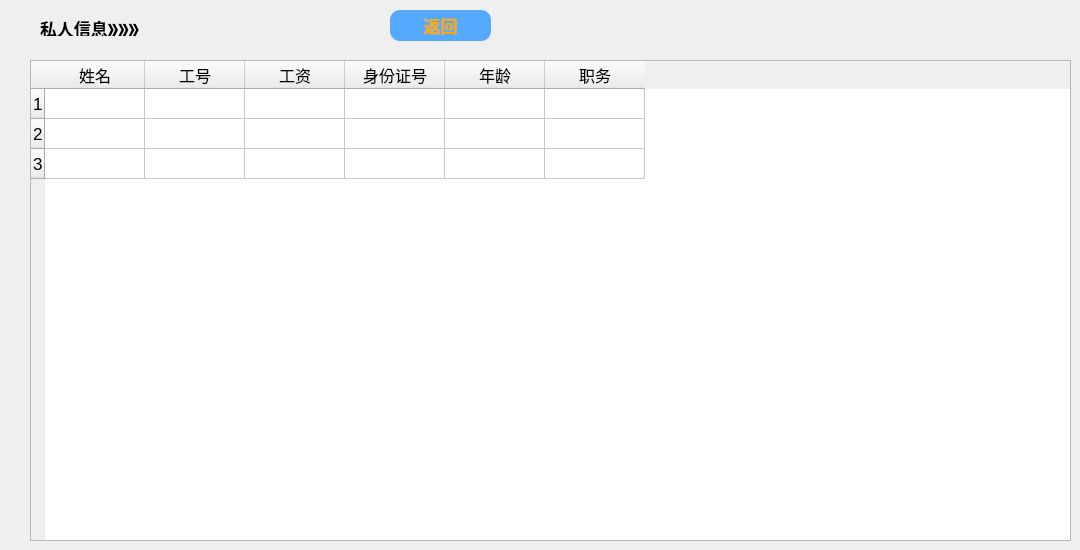
        <widget class="QWidget" name="pageDisplay">
         <widget class="QPushButton" name="pushButton">
          <property name="geometry">
           <rect>
            <x>390</x>
            <y>10</y>
            <width>101</width>
            <height>31</height>
           </rect>
          </property>
          <property name="font">
           <font>
            <pointsize>13</pointsize>
            <weight>75</weight>
            <bold>true</bold>
           </font>
          </property>
          <property name="styleSheet">
           <string notr="true">border-radius:10px;
background-color: rgb(85, 170, 255);
color: rgb(255, 170, 0);</string>
          </property>
          <property name="text">
           <string>返回</string>
          </property>
         </widget>
         <widget class="QTableWidget" name="tabDatail">
          <property name="geometry">
           <rect>
            <x>30</x>
            <y>60</y>
            <width>1041</width>
            <height>481</height>
           </rect>
          </property>
          <property name="font">
           <font>
            <pointsize>13</pointsize>
           </font>
          </property>
          <row>
           <property name="text">
            <string>1</string>
           </property>
           <property name="font">
            <font>
             <pointsize>13</pointsize>
            </font>
           </property>
          </row>
          <row>
           <property name="text">
            <string>2</string>
           </property>
           <property name="font">
            <font>
             <pointsize>13</pointsize>
            </font>
           </property>
          </row>
          <row>
           <property name="text">
            <string>3</string>
           </property>
           <property name="font">
            <font>
             <pointsize>13</pointsize>
            </font>
           </property>
          </row>
          <column>
           <property name="text">
            <string>姓名</string>
           </property>
           <property name="font">
            <font>
             <pointsize>12</pointsize>
            </font>
           </property>
          </column>
          <column>
           <property name="text">
            <string>工号</string>
           </property>
           <property name="font">
            <font>
             <pointsize>12</pointsize>
            </font>
           </property>
          </column>
          <column>
           <property name="text">
            <string>工资</string>
           </property>
           <property name="font">
            <font>
             <pointsize>12</pointsize>
            </font>
           </property>
          </column>
          <column>
           <property name="text">
            <string>身份证号</string>
           </property>
           <property name="font">
            <font>
             <pointsize>12</pointsize>
            </font>
           </property>
          </column>
          <column>
           <property name="text">
            <string>年龄</string>
           </property>
           <property name="font">
            <font>
             <pointsize>12</pointsize>
            </font>
           </property>
          </column>
          <column>
           <property name="text">
            <string>职务</string>
           </property>
           <property name="font">
            <font>
             <pointsize>12</pointsize>
            </font>
           </property>
          </column>
         </widget>
         <widget class="QLabel" name="label">
          <property name="geometry">
           <rect>
            <x>40</x>
            <y>20</y>
            <width>141</width>
            <height>16</height>
           </rect>
          </property>
          <property name="font">
           <font>
            <pointsize>13</pointsize>
            <weight>75</weight>
            <bold>true</bold>
           </font>
          </property>
          <property name="text">
           <string>私人信息》》》</string>
          </property>
         </widget>
        </widget>
